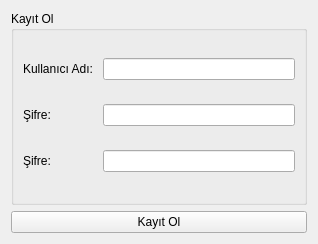
<?xml version="1.0" encoding="UTF-8"?>
<ui version="4.0">
 <class>Form</class>
 <widget class="QWidget" name="Form">
  <property name="geometry">
   <rect>
    <x>0</x>
    <y>0</y>
    <width>318</width>
    <height>244</height>
   </rect>
  </property>
  <property name="windowTitle">
   <string>Form</string>
  </property>
  <layout class="QGridLayout" name="gridLayout">
   <item row="0" column="0">
    <layout class="QVBoxLayout" name="verticalLayout">
     <item>
      <widget class="QGroupBox" name="groupBox">
       <property name="title">
        <string>Kayıt Ol</string>
       </property>
       <layout class="QGridLayout" name="gridLayout_2">
        <item row="0" column="0">
         <widget class="QLabel" name="label">
          <property name="text">
           <string>Kullanıcı Adı: </string>
          </property>
         </widget>
        </item>
        <item row="0" column="1">
         <widget class="QLineEdit" name="lineEdit_kullaniciadi_kayit"/>
        </item>
        <item row="1" column="0">
         <widget class="QLabel" name="label_2">
          <property name="text">
           <string>Şifre: </string>
          </property>
         </widget>
        </item>
        <item row="1" column="1">
         <widget class="QLineEdit" name="lineEdit_sifre_kayit1">
          <property name="echoMode">
           <enum>QLineEdit::PasswordEchoOnEdit</enum>
          </property>
         </widget>
        </item>
        <item row="2" column="0">
         <widget class="QLabel" name="label_3">
          <property name="text">
           <string>Şifre: </string>
          </property>
         </widget>
        </item>
        <item row="2" column="1">
         <widget class="QLineEdit" name="lineEdit_sifre_kayit_2">
          <property name="echoMode">
           <enum>QLineEdit::Password</enum>
          </property>
         </widget>
        </item>
       </layout>
      </widget>
     </item>
     <item>
      <widget class="QPushButton" name="pushButton_kayitol_kayit">
       <property name="text">
        <string>Kayıt Ol</string>
       </property>
      </widget>
     </item>
    </layout>
   </item>
  </layout>
 </widget>
 <resources/>
 <connections/>
</ui>
